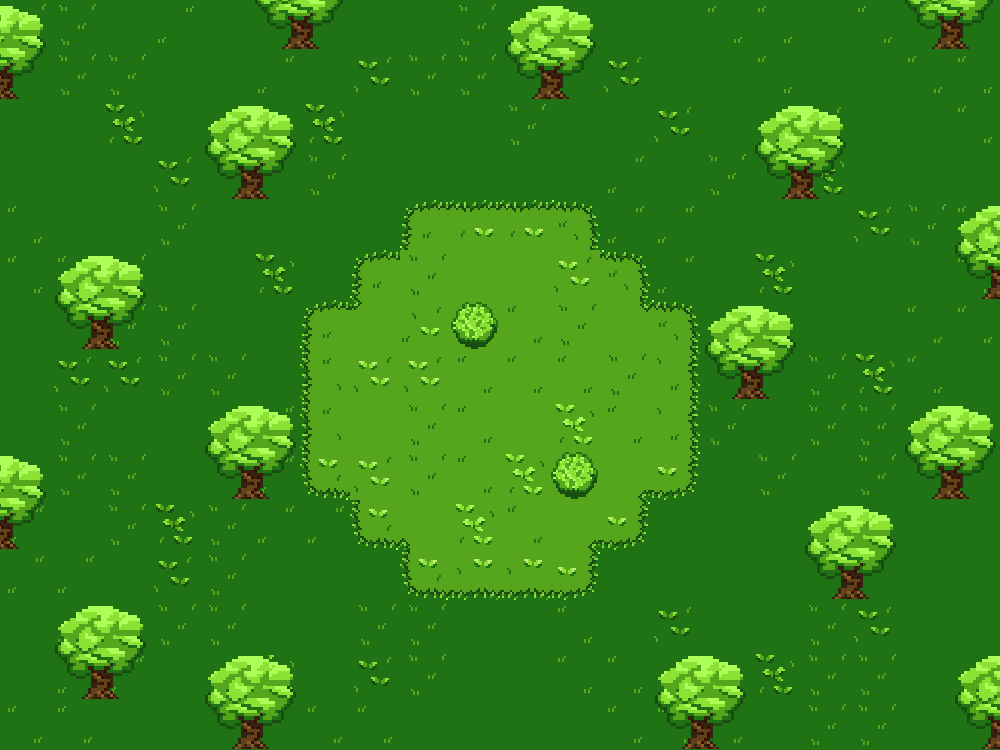

Rendered tile map (Tiled .tmx) drawn with the repository's tilesets; below, a short description and the map source with its tile grids summarised:
An orthogonal 20x15 tile map with 50x50 px tiles, 3 tile layers (Background, Path, Obstacles) and 2 objects (iratxo, changer).

<map version="1.10" tiledversion="1.10.1" orientation="orthogonal" renderorder="right-down" width="20" height="15" tilewidth="50" tileheight="50" infinite="0" nextlayerid="8" nextobjectid="5">
 <editorsettings>
  <export target="World1_3.json" format="json" />
 </editorsettings>
 <tileset firstgid="1" source="pixil_tileset_1.tsx" />
 <group id="4" name="Back">
  <layer id="1" name="Background" width="20" height="15">
   <data>[300 cells, 300 non-empty, 24 distinct tile ids]</data>
  </layer>
  <layer id="2" name="Path" width="20" height="15">
   <data>[300 cells, 0 non-empty, 0 distinct tile ids]</data>
  </layer>
 </group>
 <layer id="3" name="Obstacles" width="20" height="15">
  <data>[300 cells, 58 non-empty, 5 distinct tile ids]</data>
 </layer>
 <objectgroup id="5" name="Enemy">
  <object id="1" name="iratxo" x="450" y="370" width="90" height="72">
   <properties>
    <property name="attack" value="61" />
    <property name="def" value="54" />
    <property name="drop" value="plant" />
    <property name="hp" value="40" />
    <property name="sprite" value="iratxo" />
    <property name="type" value="plant" />
   </properties>
  </object>
 </objectgroup>
 <group id="6" name="Doors">
  <objectgroup id="7" name="South">
   <object id="4" name="changer" x="450" y="749" width="100" height="1">
    <properties>
     <property name="nextScene" value="World1_2" />
    </properties>
   </object>
  </objectgroup>
 </group>
</map>
